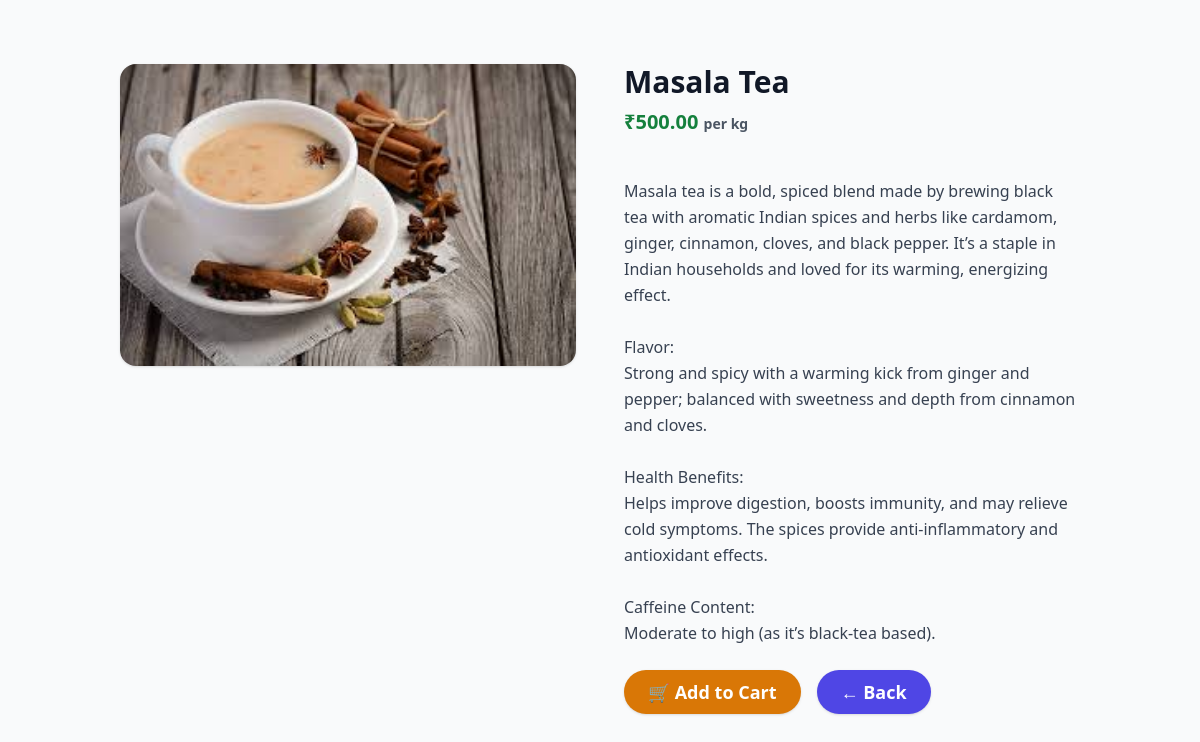
Page /chai/1/ on the committed database.
### Chai/models.py (models this page shows, shortened)
class Chai(models.Model):
    name = models.CharField(max_length=100)
    short_Description = models.CharField(max_length=200, default="")
    date_added = models.DateTimeField(default=timezone.now)
    img = models.ImageField(upload_to='chai_images')
    description = models.TextField(default="")
    price= models.DecimalField(max_digits=6, decimal_places=2, default=0.00)
    CHAI_TYPE_OPTIONS = [
        ('gr', 'Green Tea'),
        ('bl', 'Black Tea'),
        ('mi', 'Milk Tea'),
        ('he', 'Herbal Tea'),
    ]
    type = models.CharField(max_length=2, choices=CHAI_TYPE_OPTIONS)

### Chai/views.py (the view)
# urls.py: path('<int:chai_id>/', views.chai_detail, name="chai_detail"),
def chai_detail(request, chai_id):
    chai_item = get_object_or_404(Chai,pk=chai_id)  # Fetch a specific Chai object by its ID
    return render(request, 'Chai/chai_detail.html', {'chai': chai_item})

### Chai/templates/Chai/chai_detail.html (shortened to what this page needs)
{% extends "layout.html" %}
{% block content %}
<div class="max-w-6xl mx-auto my-10 px-4">
  <div class="grid grid-cols-1 md:grid-cols-2 gap-12 items-start">
    <div>
      <img
        src="{{ chai.img.url }}"
        alt="{{ chai.name }}"
        class="w-full max-h-[400px] object-cover rounded-2xl shadow"
      />
    </div>
    <div>
      <h1 class="text-3xl font-bold text-gray-900 mb-2">{{ chai.name }}</h1>
      <p class="text-xl text-green-700 mb-4 font-semibold">
        ₹{{ chai.price }} <span class="text-sm text-gray-600">per kg</span>
      </p>
      <p class="mt-4 text-gray-700 leading-relaxed whitespace-pre-line">
        {{ chai.description }}
      </p>
      <div class="mt-6 flex gap-4">
        <a href="{% url 'view_cart' %}"
           class="inline-block bg-amber-600 hover:bg-amber-700 text-white font-semibold py-2 px-6 rounded-full text-lg shadow transition">
          🛒 Add to Cart
        </a>
        <a href="{% url 'all_chai' %}"
           class="inline-block bg-indigo-600 hover:bg-indigo-700 text-white font-semibold py-2 px-6 rounded-full text-lg shadow transition">
          ← Back
        </a>
      </div>
    </div>
  </div>
</div>
{% endblock %}

### rows in the picture
Chai: img (picture), name "Masala Tea", price "500.00", description "Masala tea is a bold, spiced blend made by brewing black tea with aromatic Indian spices and herbs like cardamom, ginger, cinnamon, cloves, and black pepper. It’s a staple in Indian households and loved for its warming, energizing effect. Flavor: Strong and spicy with a warming kick from ginger and pepper; balanced with sweetness and depth from cinnamon and cloves. Health Benefits: Helps improve digestion, boosts immunity, and may relieve cold symptoms. The spices provide anti-inflammatory and antioxidant effects. Caffeine Content: Moderate to high (as it’s black-tea based)."
